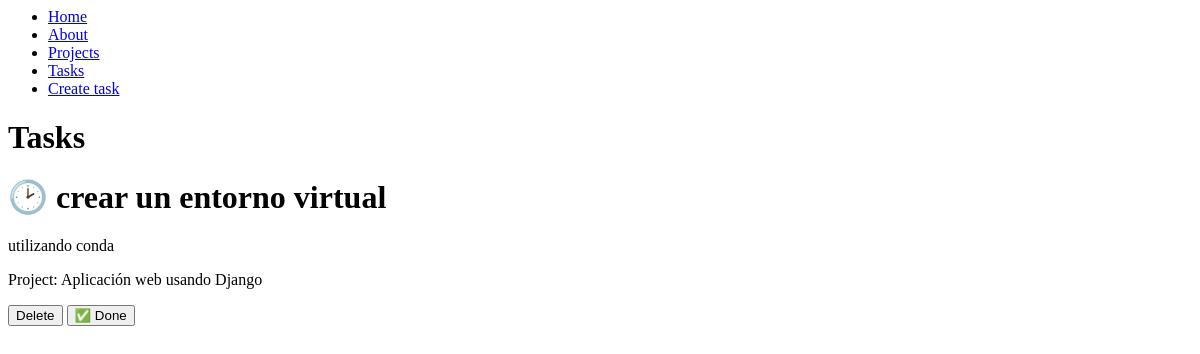
Page /tasks/ on the earlier database version.
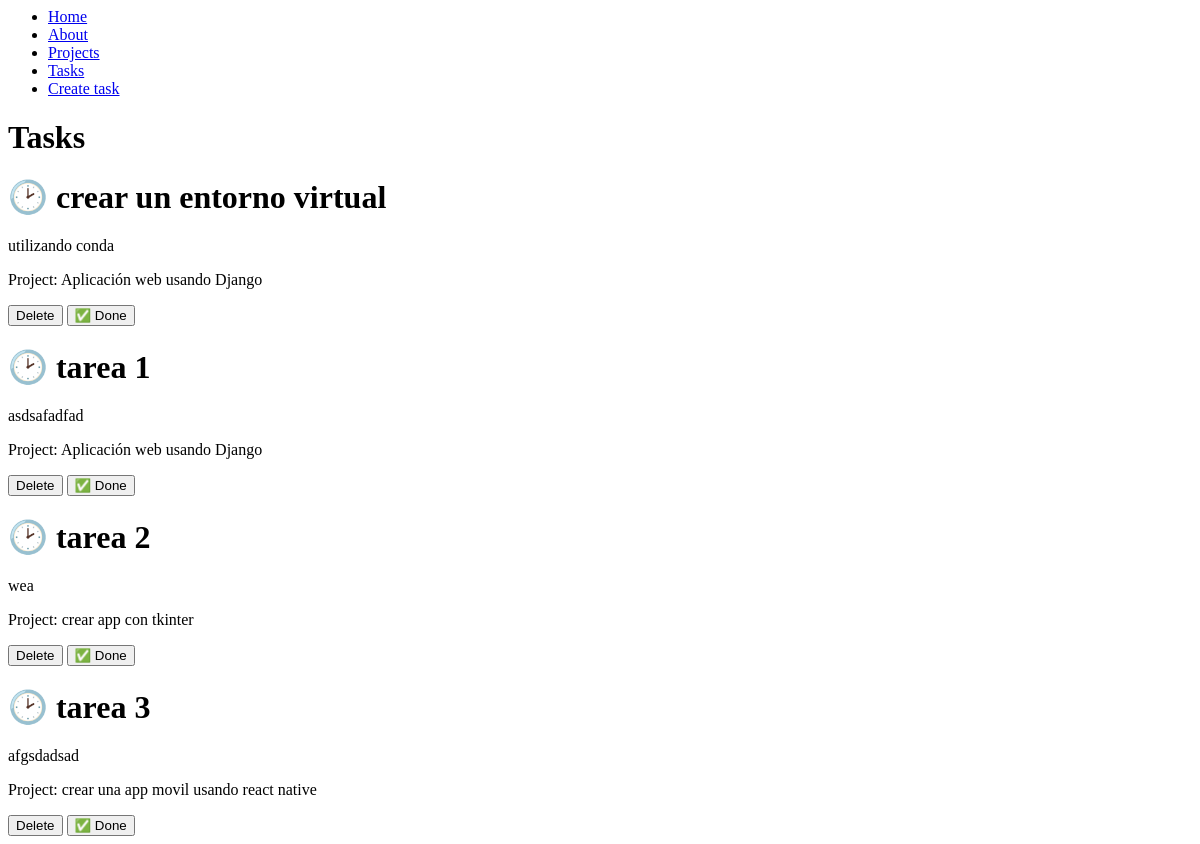
Same page on the later database version.
### myapp/models.py (models this page shows, shortened)
class Task(models.Model):
	title = models.CharField(max_length=200)
	description = models.TextField()
	project = models.ForeignKey(Project, on_delete=models.CASCADE)
	done = models.BooleanField(default=False)

class Project(models.Model):
	name=models.CharField(max_length=200)

### myapp/views.py (the view)
# urls.py: path('tasks/', views.tasks),
def tasks(request):
	tasks = Task.objects.all()
	return render(request,'tasks.html', {
		'tasks': tasks
	})

### myapp/templates/tasks.html
{%extends 'layouts/base.html'%}
{%block content%}
<h1>Tasks</h1>
{%for tarea in tasks%}
<div>
	<h1>{% if tarea.done == False %} 🕑 {%else%} ✅ {%endif%} {{tarea.title}}</h1>
	<p>{{tarea.description}}</p>
	<p>Project: {{tarea.project.name}}</p>
	<button>Delete</button>
	<button>✅ Done</button>
</div>
{%endfor%}
{%endblock%}

Differences in the rows shown:
added Task: title "tarea 1", description "asdsafadfad", project.name "Aplicación web usando Django"
added Task: title "tarea 2", description "wea", project.name "crear app con tkinter"
added Task: title "tarea 3", description "afgsdadsad", project.name "crear una app movil usando react native"
